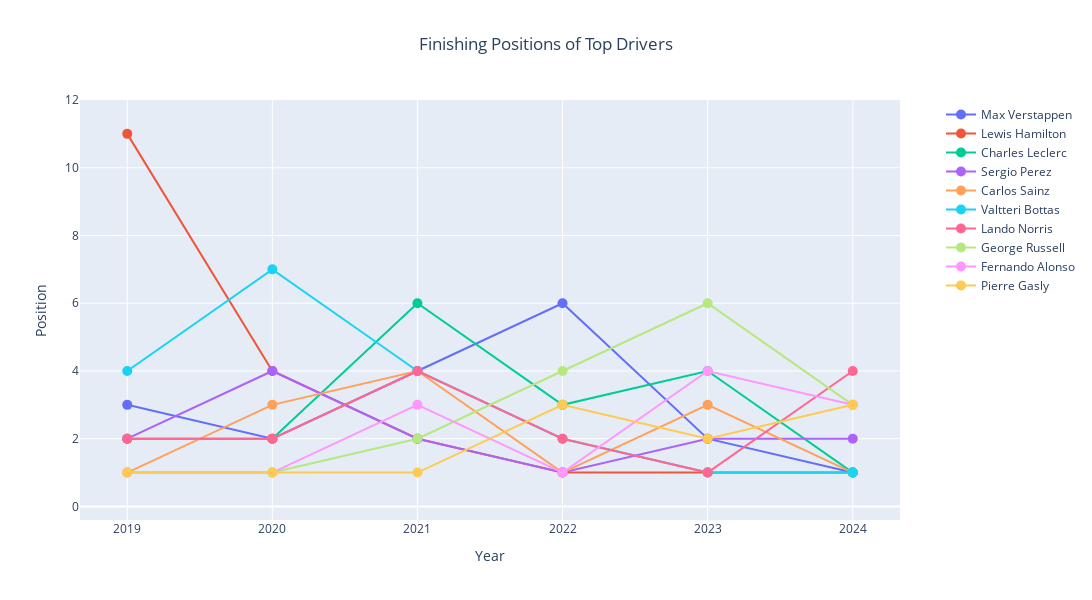

Source (notebook cell):
### Markdown cell above
## Race Finishing Positions of Top Drivers

### Code cell
import pandas as pd
import numpy as np
import plotly.graph_objects as go
import plotly.express as px

def clean_position(pos):
    try:
        return int(pos)
    except ValueError:
        return np.nan

def identify_top_drivers(n=10):
    results = get_race_results()
    results['Points'] = pd.to_numeric(results['Points'], errors='coerce')
    driver_points = results.groupby('Driver')['Points'].sum().sort_values(ascending=False)
    return driver_points.head(n).index.tolist()

# Identify top drivers
top_drivers = identify_top_drivers()
#print("Top drivers:", top_drivers)

# Compare race finishes for top drivers across seasons
position_counts = {driver: [] for driver in top_drivers}

results = get_race_results()
results['Position'] = results['Position'].apply(clean_position)

max_value = results['Position'].max()

for year in range(2019, 2025):
    year_results = results[results['Year'] == year]
    for driver in top_drivers:
        positions = year_results[year_results['Driver'] == driver]['Position'].value_counts().sort_index()
        position_counts[driver].append(positions)

fig = go.Figure()

# Create a color map with unique colors for each driver
color_map = px.colors.qualitative.Plotly
unique_colors = color_map[:len(top_drivers)]

for idx, (driver, yearly_positions) in enumerate(position_counts.items()):
   
    all_positions = [pos for year_positions in yearly_positions for pos in year_positions]
    fig.add_trace(go.Scatter(
        x=list(range(2019, 2025)),
        y=all_positions,
        mode='lines+markers',
        name=driver,
        line=dict(color=unique_colors[idx]),
        marker=dict(size=10)
    ))

fig.update_layout(
    title='Finishing Positions of Top Drivers',
    title_x=0.5,
    xaxis_title='Year',
    yaxis_title='Position',
    legend=dict(
        x=1.05,
        y=1,
        xanchor='left',
        yanchor='top'
    ),
    width=1300,
    height=600,
    hovermode='x unified'
)

fig.update_yaxes(
    range=[-max_value * 0.02, max_value * 0.6],
    tickmode='linear',
    dtick=2
)

fig.show()

### Figure 1 — Plotly figure (JSON) as saved in the notebook; plotly's stock layout.template omitted (floating-point values rounded to 4 significant figures)
{"data": [{"line": {"color": "#636EFA"}, "marker": {"size": 10}, "mode": "lines+markers", "name": "Max Verstappen", "type": "scatter", "x": [2019, 2020, 2021, 2022, 2023, 2024], "y": [3, 2, 4, 6, 2, 1, 1, 2, 6, 3, 1, 10, 8, 1, 1, 15, 1, 1, 1, 2, 1, 19, 2, 1, 7, 2, 1, 2, 1]}, {"line": {"color": "#EF553B"}, "marker": {"size": 10}, "mode": "lines+markers", "name": "Lewis Hamilton", "type": "scatter", "x": [2019, 2020, 2021, 2022, 2023, 2024], "y": [11, 4, 2, 1, 1, 1, 1, 11, 1, 2, 1, 1, 8, 8, 1, 1, 1, 1, 1, 5, 4, 3, 3, 1, 1, 1, 1, 1, 1, 3, 3, 3, 3, 4, 1, 2, 1, 2, 2, 2, 2, 2, 3]}, {"line": {"color": "#00CC96"}, "marker": {"size": 10}, "mode": "lines+markers", "name": "Charles Leclerc", "type": "scatter", "x": [2019, 2020, 2021, 2022, 2023, 2024], "y": [2, 2, 6, 3, 4, 1, 1, 1, 1, 3, 1, 1, 1, 1, 1, 1, 1, 1, 1, 6, 3, 2, 2, 3, 1, 1, 1, 3, 5, 3, 3, 1, 4, 3, 3, 4, 1, 1, 3, 1, 1, 1, 1, 4, 4, 1, 1, 1]}, {"line": {"color": "#AB63FA"}, "marker": {"size": 10}, "mode": "lines+markers", "name": "Sergio Perez", "type": "scatter", "x": [2019, 2020, 2021, 2022, 2023, 2024], "y": [2, 4, 2, 1, 2, 2, 3, 1, 1, 1, 1, 1, 2, 2, 3, 2, 2, 1, 1, 4, 5, 3, 1, 1, 1, 1, 1, 1, 1, 2, 7, 2, 4, 2, 1, 1, 1, 2, 4, 3, 5, 1, 2, 1, 1, 1, 3, 1, 1, 1, 3, 2, 1]}, {"line": {"color": "#FFA15A"}, "marker": {"size": 10}, "mode": "lines+markers", "name": "Carlos Sainz", "type": "scatter", "x": [2019, 2020, 2021, 2022, 2023, 2024], "y": [1, 3, 4, 1, 3, 1, 1, 1, 1, 1, 1, 1, 1, 4, 3, 1, 2, 2, 1, 3, 2, 5, 4, 4, 1, 2, 1, 3, 5, 4, 2, 1, 1, 2, 2, 5, 5, 2, 1, 1, 1, 1, 4, 4, 3]}, {"line": {"color": "#19D3F3"}, "marker": {"size": 10}, "mode": "lines+markers", "name": "Valtteri Bottas", "type": "scatter", "x": [2019, 2020, 2021, 2022, 2023, 2024], "y": [4, 7, 4, 2, 1, 1, 2, 6, 3, 1, 2, 1, 1, 1, 1, 9, 1, 1, 2, 2, 1, 1, 2, 2, 1, 2, 1, 3, 1, 1, 2, 1, 2, 2, 2, 4, 1, 1, 2, 1, 2, 2, 2, 2, 2, 4, 1, 1, 1]}, {"line": {"color": "#FF6692"}, "marker": {"size": 10}, "mode": "lines+markers", "name": "Lando Norris", "type": "scatter", "x": [2019, 2020, 2021, 2022, 2023, 2024], "y": [2, 2, 4, 2, 1, 4, 1, 1, 1, 2, 3, 1, 1, 2, 1, 2, 2, 1, 1, 3, 2, 4, 3, 2, 1, 4, 1, 1, 1, 1, 4, 6, 1, 2, 1, 1, 2, 6, 1, 1, 2, 1, 2, 1, 2, 1, 4, 1, 5, 2, 1, 2, 1, 1, 1]}, {"line": {"color": "#B6E880"}, "marker": {"size": 10}, "mode": "lines+markers", "name": "George Russell", "type": "scatter", "x": [2019, 2020, 2021, 2022, 2023, 2024], "y": [1, 1, 2, 4, 6, 3, 1, 1, 1, 1, 2, 2, 1, 2, 1, 3, 1, 1, 1, 1, 1, 2, 1, 4, 1, 2, 3, 1, 1, 6, 6, 5, 1, 1, 2, 3, 4, 3, 3, 2, 1, 1, 1, 1, 1, 2, 2, 2, 2, 1]}, {"line": {"color": "#FF97FF"}, "marker": {"size": 10}, "mode": "lines+markers", "name": "Fernando Alonso", "type": "scatter", "x": [2019, 2020, 2021, 2022, 2023, 2024], "y": [1, 1, 3, 1, 4, 3, 2, 1, 2, 1, 1, 3, 2, 4, 1, 3, 1, 1, 1, 1, 3, 5, 1, 2, 1, 3, 1, 3, 1, 1, 2, 1, 3, 2, 2, 1, 1, 1]}, {"line": {"color": "#FECB52"}, "marker": {"size": 10}, "mode": "lines+markers", "name": "Pierre Gasly", "type": "scatter", "x": [2019, 2020, 2021, 2022, 2023, 2024], "y": [1, 1, 1, 3, 2, 3, 2, 1, 2, 2, 1, 1, 1, 1, 2, 2, 2, 2, 2, 1, 1, 1, 2, 2, 4, 3, 1, 2, 2, 1, 1, 1, 2, 2, 1, 3, 3, 1, 4, 1, 1, 1, 2, 2, 1, 2, 3, 3, 2, 2, 1, 1, 1, 2, 2, 1, 3, 2, 1]}], "layout": {"height": 600, "hovermode": "x unified", "legend": {"x": 1.05, "xanchor": "left", "y": 1, "yanchor": "top"}, "title": {"text": "Finishing Positions of Top Drivers", "x": 0.5}, "width": 1300, "xaxis": {"title": {"text": "Year"}}, "yaxis": {"dtick": 2, "range": [-0.4, 12], "tickmode": "linear", "title": {"text": "Position"}}}}
